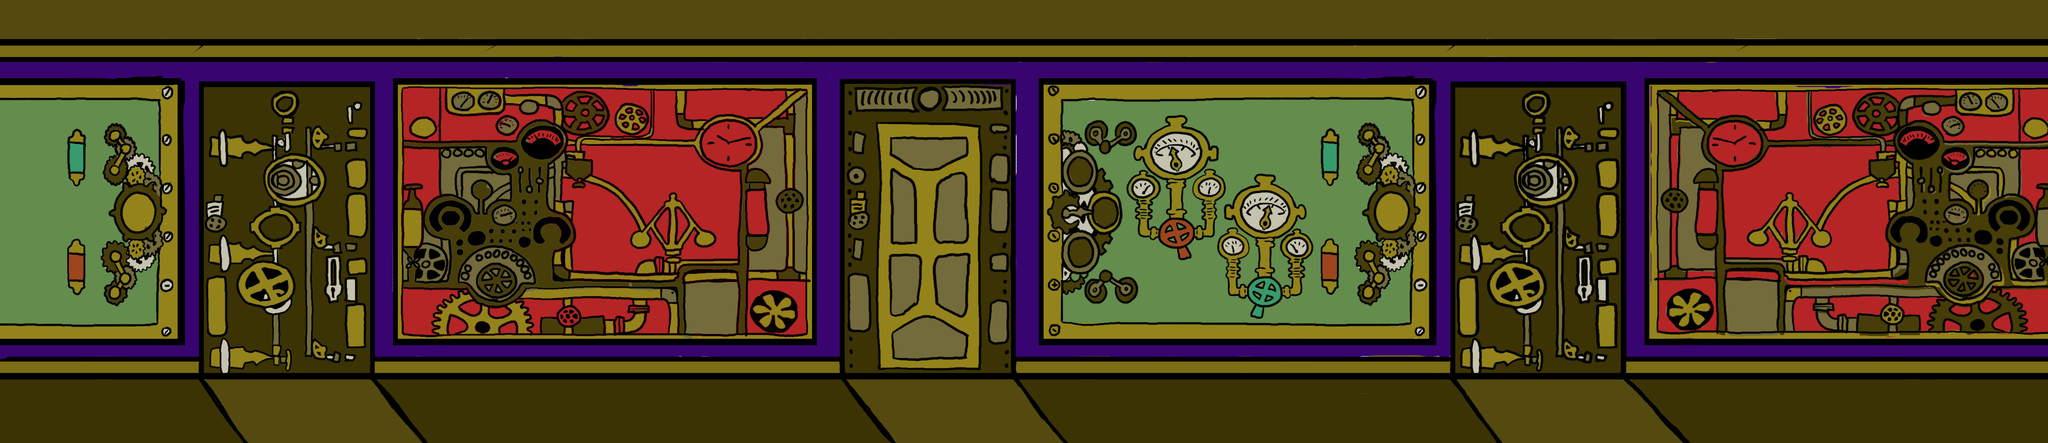

This is a level from a 2D game, rendered from its Tiled map with the project's own tilesets. A one-line summary and the map file follow, with tile-layer data summarised:
An orthogonal 157x34 tile map with 32x32 px tiles, 1 tile layer (Capa de Patrones 1).

<map version="1.2" tiledversion="1.2.2" orientation="orthogonal" renderorder="right-down" width="157" height="34" tilewidth="32" tileheight="32" infinite="0" nextlayerid="2" nextobjectid="1">
 <tileset firstgid="1" name="Escenario1" tilewidth="32" tileheight="32" tilecount="6171" columns="187">
  <image source="Escenario1.jpg" width="6000" height="1080" />
 </tileset>
 <layer id="1" name="Capa de Patrones 1" width="157" height="34">
  <data>[5338 cells, 5338 non-empty, 5190 distinct tile ids]</data>
 </layer>
</map>
